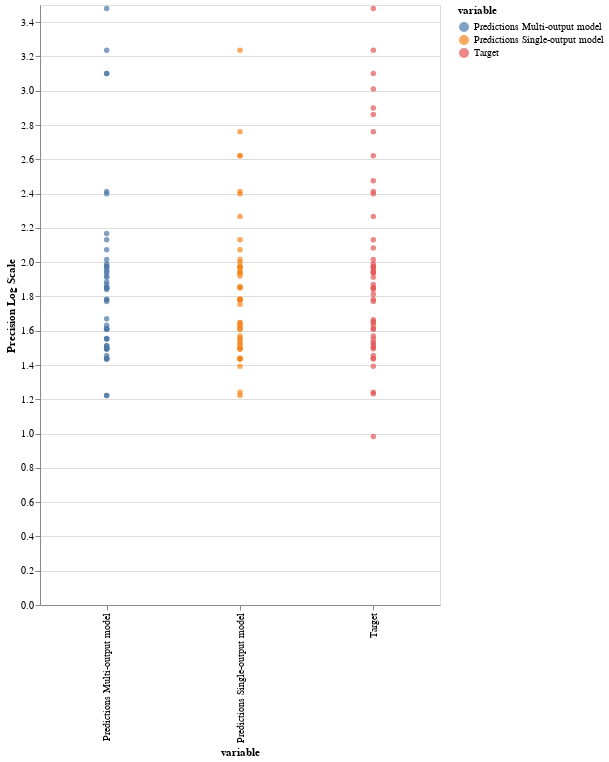

The notebook cell saved with this chart:
### Code cell
alt.Chart(single_multi_precision_df_f_id_1_melted).mark_circle().encode(
    x='variable:O',
    y='Precision Log Scale:Q',
    color = 'variable'
).properties(
    width = 400,
    height = 600
)

### Figure 1 — Vega-Lite specification as saved in the notebook (floating-point values rounded to 4 significant figures; data arrays with more than 128 entries replaced by an {"elided": "..."} marker saying what was removed)
{"config": {"view": {"continuousWidth": 400, "continuousHeight": 300}}, "data": {"name": "data-591586b16d6b5c79da9e8f0f48cfb727"}, "mark": "circle", "encoding": {"color": {"type": "nominal", "field": "variable"}, "x": {"type": "ordinal", "field": "variable"}, "y": {"type": "quantitative", "field": "Precision Log Scale"}}, "height": 600, "width": 400, "$schema": "https://vega.github.io/schema/vega-lite/v4.8.1.json", "datasets": {"data-591586b16d6b5c79da9e8f0f48cfb727": {"elided": "150 records"}}}
